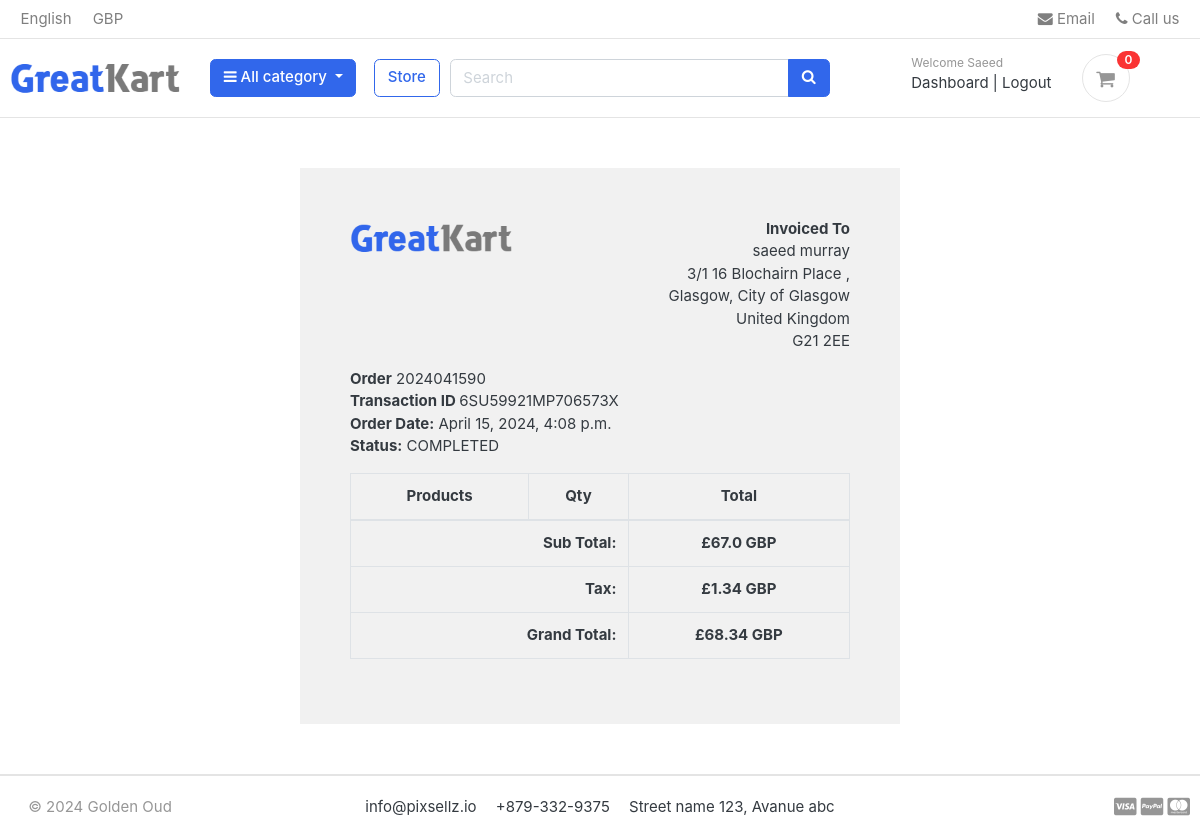
Screenshot of /accounts/order_detail/2024041590/ (signed in) with the database file from the repository.
### accounts/models.py (models this page shows, shortened)
class Account(AbstractBaseUser):
    first_name = models.CharField(max_length=50)
    last_name = models.CharField(max_length=50)
    username = models.CharField(max_length=50, unique=True)
    email = models.EmailField(max_length=100, unique=True)
    phone_number = models.CharField(max_length=50)
    date_joined = models.DateTimeField(auto_now_add=True)
    last_joined = models.DateTimeField(auto_now_add=True)
    is_admin = models.BooleanField(default=False)
    is_staff = models.BooleanField(default=False)
    is_active = models.BooleanField(default=False)
    is_superadmin = models.BooleanField(default=False)
    USERNAME_FIELD = 'email'
    REQUIRED_FIELDS = ['username', 'first_name', 'last_name']
    objects = MyAccountManager()

### orders/models.py (models this page shows, shortened)
class Order(models.Model):
    STATUS = (
        ('New', 'New'),
        ('Accepted', 'Accepted'),
        ('Completed', 'Completed'),
        ('Cancelled', 'Cancelled'),
    )
    user = models.ForeignKey(Account, on_delete=models.SET_NULL, null=True)
    payment = models.ForeignKey(Payment, on_delete=models.SET_NULL, null=True)
    order_number = models.CharField(max_length=20)
    first_name = models.CharField(max_length=50)
    last_name = models.CharField(max_length=50)
    phone = models.CharField(max_length=15)
    email = models.EmailField(max_length=50)
    address_line_1 = models.CharField(max_length=50)
    address_line_2 = models.CharField(max_length=50, blank=True)
    country = models.CharField(max_length=50)
    state = models.CharField(max_length=50, blank=True)
    city = models.CharField(max_length=50)
    post_code = models.CharField(max_length=10)
    order_note = models.CharField(max_length=100, blank=True)
    order_total = models.FloatField()
    tax = models.FloatField()
    status = models.CharField(max_length=10, choices=STATUS, default='New')
    ip = models.CharField(blank=True, max_length=20)
    is_ordered = models.BooleanField(default=False)
    created_at = models.DateTimeField(auto_now_add=True)
    updated_at = models.DateTimeField(auto_now=True)
    def full_name(self):
        return f'{self.first_name} {self.last_name}'
    def full_address(self):
        return f'{self.address_line_1} , {self.address_line_2}'

class Payment(models.Model):
    user = models.ForeignKey(Account, on_delete=models.CASCADE)
    payment_id = models.CharField(max_length=100)
    payment_method = models.CharField(max_length=100)
    amount_paid = models.CharField(max_length=100)
    status = models.CharField(max_length=100)
    created_at = models.DateTimeField(auto_now_add=True)

### accounts/views.py (the view)
# urls.py: path('order_detail/<int:order_id>/',
@ login_required(login_url='login')
def order_detail(request, order_id):
    order_detail = OrderProduct.objects.filter(order__order_number=order_id)
    order = Order.objects.get(order_number=order_id)
    subtotal = 0
    for i in order_detail:
        subtotal += i.product_price * i.quantity
    context = {
        'order_detail': order_detail,
        'order': order,
        'subtotal': subtotal,
    }
    return render(request, 'accounts/order_detail.html', context)

### carts/context_processors.py (called while the page is built)
def counter(request):
    cart_count = 0
    if 'admin' in request.path:
        return {}
    else:
        try:
            cart = Cart.objects.filter(cart_id=_cart_id(request))
            if request.user.is_authenticated:
                cart_items = CartItem.objects.all().filter(user=request.user)
            else:
                cart_items = CartItem.objects.all().filter(cart=cart[:1])
            for cart_item in cart_items:
                cart_count += cart_item.quantity
        except Cart.DoesNotExist:
            cart_count = 0
        return dict(cart_count=cart_count)

### carts/views.py (called while the page is built)
def _cart_id(request):
    cart = request.session.session_key
    if not cart:
        cart = request.session.create()
    return cart

### category/context_processors.py (called while the page is built)
def menu_links(request):
    links = Category.objects.all()
    return dict(links=links)

### category/models.py (called while the page is built)
    def get_url(self):
        return reverse('products_by_category', args=[self.slug])

### templates/accounts/order_detail.html (shortened to what this page needs)
{% extends 'base.html' %}
{% load static %}
{% block content %}
<div class="container" style="margin: 0 auto;width: 50%;padding: 50px;background: #f1f1f1;margin-top: 50px;margin-bottom: 50px;">
    <div class="row invoice row-printable">
        <div class="col-md-12">
            <div class="panel panel-default plain" id="dash_0">
                <div class="panel-body p30">
                    <div class="row">
                        <div class="col-lg-6">
                            <div class="invoice-logo"><img src="{% static '/images/logo.png' %}" alt="Invoice logo" style="max-height: 40px;"></div>
                        </div>
                        <div class="col-lg-6">
                            <div class="invoice-from">
                                <ul class="list-unstyled text-right">
                                    <li><strong>Invoiced To</strong></li>
                                    <li>{{order.full_name}}</li>
                                    <li>{{order.full_address}}</li>
                                    <li>{{order.city}}, {{order.state}}</li>
                                    <li>{{order.country}}</li>
                                    <li>{{order.post_code}}</li>
                                </ul>
                            </div>
                        </div>
                        <div class="col-lg-12">
                            <div class="invoice-details mt25">
                                <div class="well">
                                    <ul class="list-unstyled mb0">
                                        <li><strong>Order</strong> {{order.order_number}}</li>
                                        <li><strong>Transaction ID </strong>{{order.payment.payment_id}}</li>
                                        <li><strong>Order Date:</strong> {{order.created_at}}</li>
                                        <li><strong>Status:</strong> {{order.payment.status}}</li>
                                    </ul>
                                </div>
                            </div>
                            <div class="invoice-items">
                                <div class="table-responsive" style="overflow: hidden; outline: none;" tabindex="0">
                                    <table class="table table-bordered">
                                        <thead>
                                            <tr>
                                                <th class="per70 text-center">Products</th>
                                                <th class="per5 text-center">Qty</th>
                                                <th class="per25 text-center">Total</th>
                                            </tr>
                                        </thead>
                                        <tfoot>
                                            <tr>
                                                <th colspan="2" class="text-right">Sub Total:</th>
                                                <th class="text-center">£{{subtotal}} GBP</th>
                                            </tr>
                                            <tr>
                                                <th colspan="2" class="text-right">Tax:</th>
                                                <th class="text-center">£{{order.tax}} GBP</th>
                                            </tr>
                                            <tr>
                                                <th colspan="2" class="text-right">Grand Total:</th>
                                                <th class="text-center">£{{order.order_total}} GBP</th>
                                            </tr>
                                        </tfoot>
                                    </table>
                                </div>
                            </div>
                        </div>
                    </div>
                </div>
            </div>
        </div>
    </div>
    </div>
{% endblock %}

### templates/includes/navbar.html (shortened to what this page needs)
{% load static %}
<header class="section-header">
    <nav class="navbar p-md-0 navbar-expand-sm navbar-light border-bottom">
    <div class="container">
      <div class="collapse navbar-collapse" id="navbarTop4">
        <ul class="navbar-nav mr-auto">
            <li class="nav-item dropdown">
                 <a href="#" class="nav-link">   English </a>
            </li>
            <li class="nav-item dropdown">
                <a href="#" class="nav-link"> GBP </a>
            </li>
        </ul>
        <ul class="navbar-nav">
            <li><a href="#" class="nav-link"> <i class="fa fa-envelope"></i> Email </a></li>
            <li><a href="#" class="nav-link"> <i class="fa fa-phone"></i> Call us </a></li>
        </ul>
      </div>
    </div>
    </nav>
    <section class="header-main border-bottom">
        <div class="container">
    <div class="row align-items-center">
        <div class="col-lg-2 col-md-3 col-6">
            <a href="{% url 'home' %}" class="brand-wrap">
                <img class="logo" src="{% static './images/logo.png' %}">
            </a>
        </div>
        <div class="col-lg col-sm col-md col-6 flex-grow-0">
            <div class="category-wrap dropdown d-inline-block float-right">
                <button type="button" class="btn btn-primary dropdown-toggle" data-toggle="dropdown">
                    <i class="fa fa-bars"></i> All category
                </button>
            </div>
        </div>
        <div class="sm-col-2 ml-2 mb-3 mb-lg-0 mb-md-0">
            <a href="{% url 'store' %}" class="btn btn-outline-primary">Store</a>
        </div>
        <div class="col-lg-4 col-md-6 col-9 ml-3 ml-md-0 ml-lg-0">
            <form action="{% url 'search' %}" class="search" method="GET">
                <div class="input-group w-100">
                    <input type="text" class="form-control" style="width:60%;" placeholder="Search" name="keyword">
                    <div class="input-group-append">
                      <button class="btn btn-primary" type="submit">
                        <i class="fa fa-search"></i>
                      </button>
                    </div>
                </div>
            </form>
        </div>
        <div class="col-lg-3 col-md-6 col-12 order-2 order-lg-3 ">
            {% if user.id is None %}
                    <div class="d-flex justify-content-end mb-3 mb-lg-0">
                        <div class="widget-header">
                            <small class="title text-muted">Welcome guest!</small>
                            <div>
                                <a href="{% url 'login' %}">Sign in</a> <span class="dark-transp"> | </span>
                                <a href="{% url 'register' %}"> Register</a>
                            </div>
                        </div>
            {% else %}
            <div class="d-flex justify-content-end mb-3 mb-lg-0">
                <div class="widget-header">
                    <small class="title text-muted">Welcome {{user.first_name}}</small>
                    <div>
                        <a href="{% url 'dashboard' %}">Dashboard</a> <span class="dark-transp"> | </span>
                        <a href="{% url 'logout' %}"> Logout </a>
                    </div>
                </div>
            {% endif %}
                        <a href="{% url 'cart' %}"  class="widget-header pl-3 ml-3">
                            <div class="icon icon-sm rounded-circle border"><i class="fa fa-shopping-cart"></i></div>
                            <span class="badge badge-pill badge-danger notify">{{cart_count}}</span>
                        </a>
                    </div>
                </div>
    </div>
        </div>
    </section>
    </header>

### static/css/ui.css (style rules this page uses)
html { font-family: "Inter", sans-serif; font-size: 15px; }
.icon-xs, .icon-sm, .icon-md, .icon-lg { display: inline-block; text-align: center; flex-shrink: 0; flex-grow: 0; }
.icon-sm { width: 48px; height: 48px; line-height: 48px !important; font-size: 20px; }
.header-main { position: relative; padding-top: 1rem; padding-bottom: 1rem; }
.brand-wrap .logo, .navbar-brand .logo { margin-right: 7px; max-height: 42px; display: inline-block; }
.widget-header { display: inline-block; vertical-align: middle; position: relative; }
.widget-header a { color: #343a40; }
.widget-header i { color: #969696; }
.widget-header .title { display: block; }
.widget-header .notify { position: absolute; top: -3px; right: -10px; }
[class*=list-] li:after { visibility: hidden; display: block; content: ""; overflow: hidden; height: 0; clear: both; }
.notify { position: absolute; top: -4px; right: -10px; display: inline-block; padding: 0.25em 0.6em; font-size: 12px; line-height: 1; text-align: center; border-radius: 3rem; color: #fff; background-color: #fa3434; }

### rows the page displays
Account: first_name "Saeed"
Order: full_name "saeed murray", full_address "3/1 16 Blochairn Place ,", city "Glasgow", state "City of Glasgow", country "United Kingdom", post_code "G21 2EE", order_number "2024041590", payment.payment_id "6SU59921MP706573X", created_at "April 15, 2024, 4:08 p.m.", payment.status "COMPLETED", tax "1.34", order_total "68.34"

### other values shown
{{ cart_count }} "0"
{{ subtotal }} "67.0"
